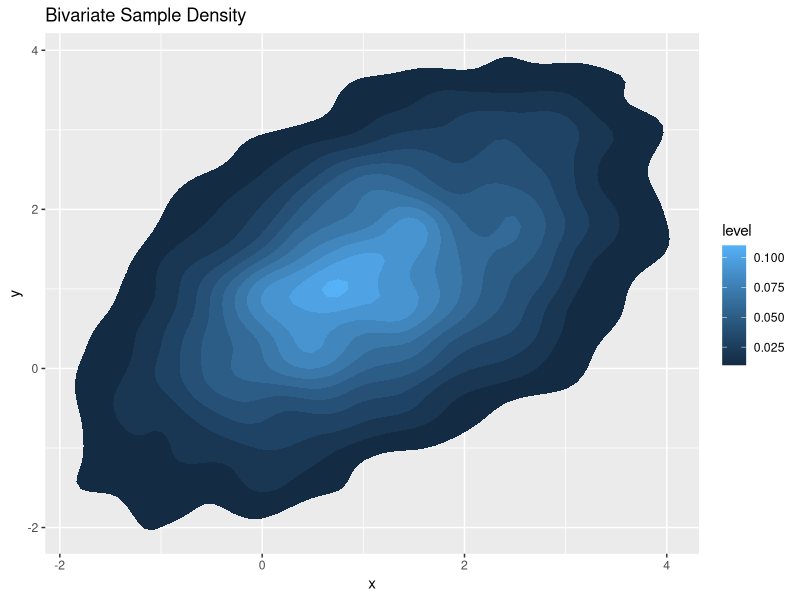
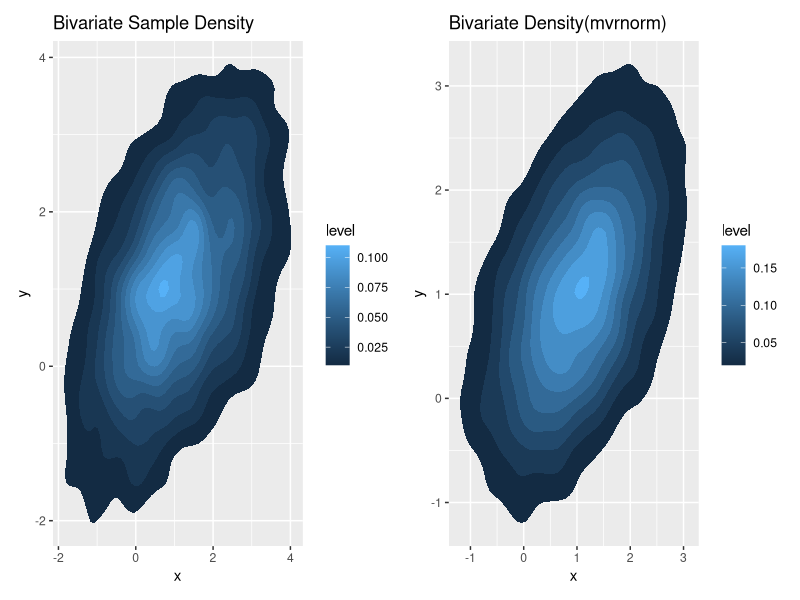
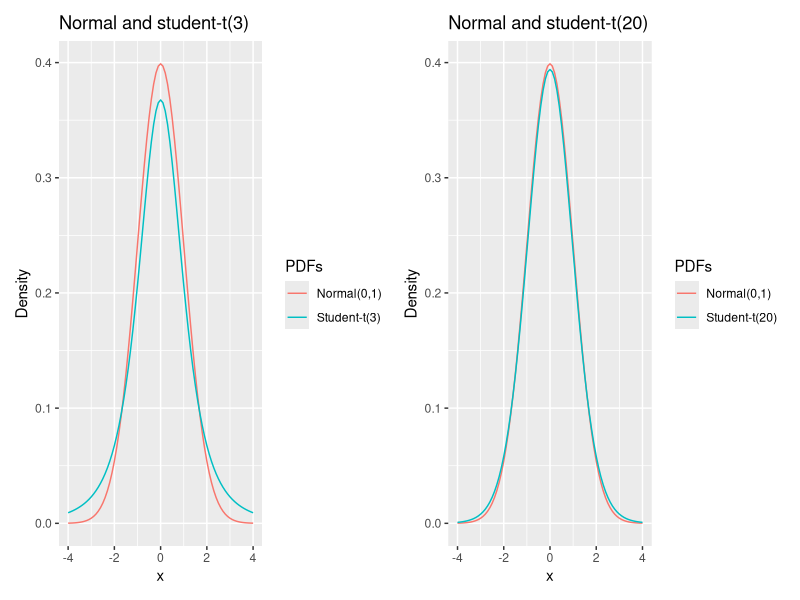
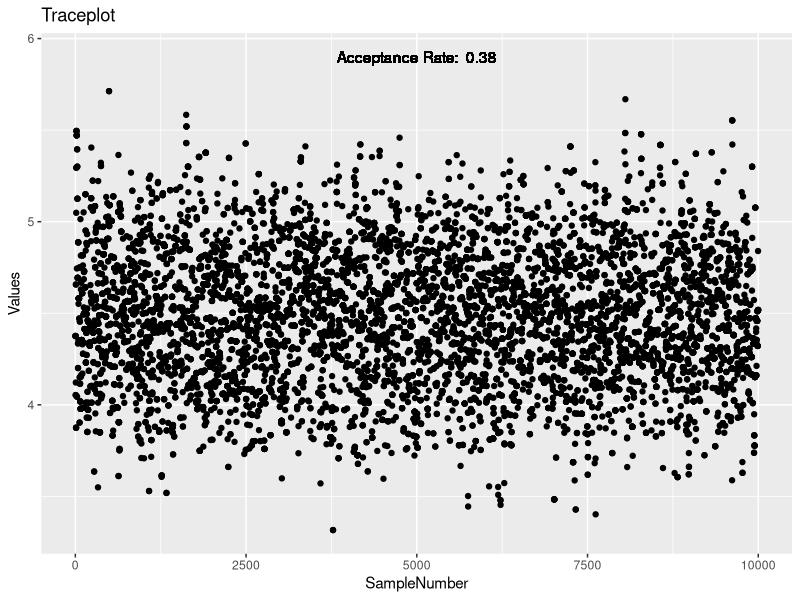
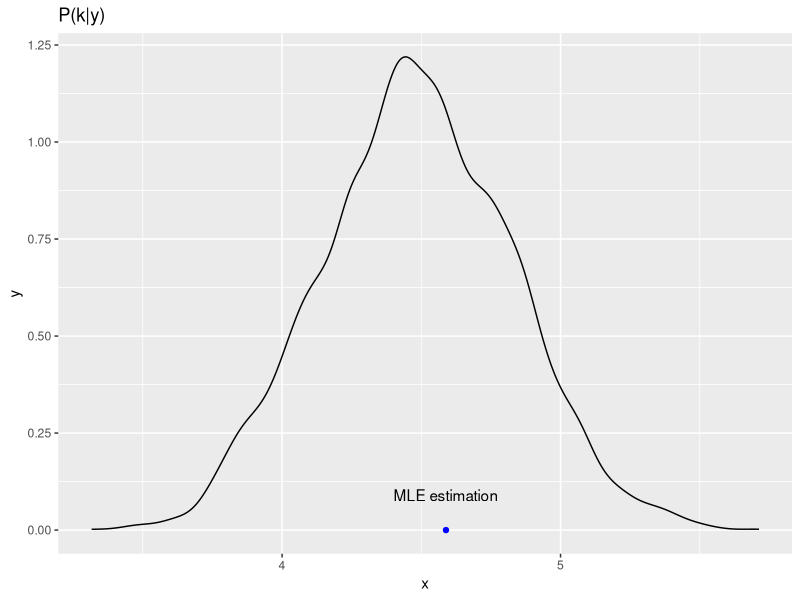
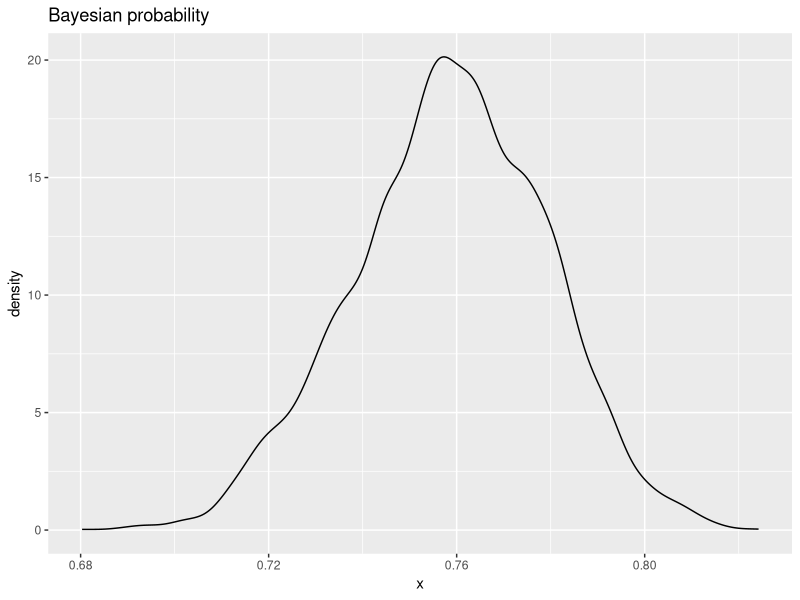
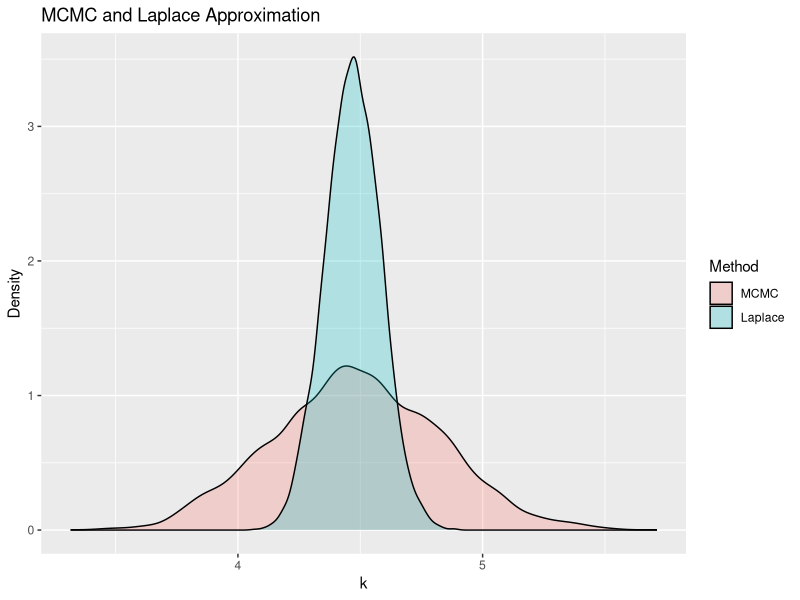

Here is the R script that generated these plots, in order:
## ---- chunk 1
library(ggplot2)
library(MASS)
library(patchwork)
library(knitr)
library(reshape2)
## ---- chunk 2
#Create the function
bivariate <- function(y1,y2) {
  mu1 <- 1
  mu2 <- 1
  r=0.5
  s1=1
  s2=1
  constant <- 1/sqrt(2*pi*sqrt(1-r^2))
  return(constant*exp(-(1/2*(1-r^2)) * (((y1-mu1)^2)/s1^2+((y2-mu2)^2)/s2^2-(2*r*(y1-mu1)*(y2-mu2))/(s1*s2))))
}

##MCMC algorithm
n <- 10100 #number of samples to draw
ys1 <- numeric(n)
ys2 <- numeric(n)
#initialize values
ys1[1] <- 0
ys2[2] <- 0
for (i in 2:n) {
  proposal1 <- ys1[i-1] + rnorm(1,0,1)
  proposal2 <- ys2[i-1] + rnorm(1,0,1)
  a <- bivariate(proposal1,proposal2)/bivariate(ys1[i-1],ys2[i-1])
  if (runif(1,0,1) < a) { # accept y with probability = a
    ys1[i] <- proposal1
    ys2[i] <- proposal2
  } else {
    ys1[i] <- ys1[i-1]
    ys2[i] <-ys2[i-1]
  }
}
ys1 <- ys1[-c(1:100)]
ys2 <- ys2[-c(1:100)]
## ---- chunk 3
#create a dataframe so we can use ggplot
data1=data.frame('x'=ys1,'y'=ys2)
#density function
p <- ggplot(data1, mapping = aes(x = x, y = y)) +
  ggtitle('Bivariate Sample Density')+ 
  stat_density_2d(aes(fill = ..level..), geom = "polygon") 
p
## ---- chunk 4
#define mean an covariance matrix
mu=c(1,1)
sigma=matrix(c(1,0.5,0.5,1),nrow = 2,ncol=2)
#simulate values
Normalvalues = mvrnorm(10000,mu,sigma)
#create dataframe in order to use ggplot
datanormal = data.frame(x=Normalvalues[,1],y=Normalvalues[,2])
#create the plot
p1 <- ggplot(datanormal, mapping = aes(x = x, y = y)) +
      ggtitle('Bivariate Density(mvrnorm)')+ 
      stat_density_2d(aes(fill = ..level..), geom = "polygon") 
p+p1
## ---- chunk 5
#create the function
dstudentt <-function(y) {
  v <- 20
  return(gamma((v+1)/2)/(sqrt(v*pi)*gamma(v/2)) *
           (1+(y^2)/v)^(-(v+1)/2))
}

#MCMC
set.seed(1)
n <- 10100 #number of samples to draw
ys <- numeric(n)
ys[1] <- 0 #initial value
for (i in 2:n) {
  y <- ys[i-1] + rnorm(1,0,1)
  a <- dstudentt(y)/dstudentt(ys[i-1])
  if (runif(1,0,1) < a) { # accept y with probability = a
    ys[i] <- y
  } else {
    ys[i] <- ys[i-1]
  }
}
ys <- ys[-c(1:100)]

#compute the variance of our sample
variance=var(ys)
#compute theoretical variance
theoretical=20/18
## ---- chunk 6
Compare = data.frame('Sample Variance'=variance,'Theoritical variance'=theoretical)
kable(Compare,row.names = FALSE)
## ---- chunk 7
dstudentt <-function(y) {
  v <- 3
  return(gamma((v+1)/2)/(sqrt(v*pi)*gamma(v/2)) *
           (1+(y^2)/v)^(-(v+1)/2))
}

n <- 10100 #number of samples to draw
ys <- numeric(n)
ys[1] <- 0 #initial value
for (i in 2:n) {
  y <- ys[i-1] + rnorm(1,0,1)
  a <- dstudentt(y)/dstudentt(ys[i-1])
  if (runif(1,0,1) < a) { # accept y with probability = a
    ys[i] <- y
  } else {
    ys[i] <- ys[i-1]
  }
}
ys <- ys[-c(1:100)]

variance = var(ys)
theoretical=3
## ---- chunk 8
Compare = data.frame('Sample Variance'=variance,'Theoritical variance'=theoretical)
kable(Compare,row.names = FALSE)
## ---- chunk 9
x=seq(-4,4,0.1)
hx=dnorm(x)
normalvalues = data.frame(x=x,'density'=hx)
hx1 = dt(x,3)
studentvalues3 = data.frame(x=x,'density'=hx1)
hx2 = dt(x,20)
studentvalues20 = data.frame(x=x,'density'=hx2)
p1=ggplot() + 
  geom_line(data = normalvalues, aes(x = x, y = density, color = "blue")) +
  geom_line(data = studentvalues3, aes(x = x, y = density,color = "red")) +
  xlab('x') +
  ylab('Density')+ggtitle('Normal and student-t(3)')+
  scale_color_discrete(name = "PDFs", labels = c("Normal(0,1)", "Student-t(3)"))
p2=ggplot() + 
  geom_line(data = normalvalues, aes(x = x, y = density, color = "blue")) +
  geom_line(data = studentvalues20, aes(x = x, y = density, color = "red")) +
  xlab('x') +
  ylab('Density')+ggtitle('Normal and student-t(20)')+
  scale_color_discrete(name = "PDFs", labels = c("Normal(0,1)", "Student-t(20)"))
p1+p2
## ---- chunk 10
y = scan("data/eventtimes.csv", sep=",")
## ---- chunk 11
#function for the log likelihood
weibullloglik <- function(k, y, lambda) {
if (k<=0 | lambda<=0){stop('Parameters must be positives')}
n <- length(y)
return(n*log(k) - k*n*log(lambda) + (k-1)*sum(log(y)) - sum( (y/lambda)^k))
}
## ---- chunk 12
#find the optimal k 
initval <- 1
optimal = optim(initval,weibullloglik,lambda=2,y=y,control = list(fnscale=-1),method = "L-BFGS-B",lower = 0)
bestk=optimal$par
## ---- chunk 13
prob = pweibull(1.5, shape = bestk, scale = 2, lower.tail = FALSE, log.p = FALSE)
## ---- chunk 14
#gamma probability function
gammadist <- function(k,theta,x){
  return(1/(gamma(k)*theta^k)*x^(k-1)*exp(-x/theta))
}

#log posterior
logposterior <- function(k,y,lambda) {
  if(k<=0|lambda<=0){stop('Parameters must be positives')}
  return(log(gammadist(1,1,k))+weibullloglik(k,y,2))
}
## ---- chunk 15
#log posterior
logposterior <- function(k,y,lambda) {
  if(k<=0|lambda<=0){return(-Inf)}
  return(log(gammadist(1,1,k))+weibullloglik(k,y,2))
}
## ---- chunk 16
numAccepted <- 0
n <- 10100 #number of samples to draw
ks <- numeric(n)
ks[1] <- 4 #initial value
for (i in 2:n) {
  proposal <- ks[i-1] + rnorm(1,0,1)
  a <- min(1,exp(logposterior(proposal,y,2)-logposterior(ks[i-1],y,2)))
  if (runif(1,0,1) < a) { # accept y with probability = a
    ks[i] <- proposal
    numAccepted <- numAccepted + 1 # compute the acceptance rate
  } else {
    ks[i] <- ks[i-1]
  }}
acceptanceRate <- numAccepted/n
ks <- ks[-c(1:100)]
mean=mean(ks)
median=median(ks)
std=sd(ks)
## ---- chunk 17
STATS=data.frame('Mean'=mean,'Median'=median,'Standard deviation'=std,'MLE estimation'=bestk)
kable(STATS)
## ---- chunk 18
SampleNumber = c(1:length(ks))
traceplot = data.frame("Values" = ks,'SampleNumber'=SampleNumber)
ggplot(traceplot,aes(x=SampleNumber,y=Values))+
geom_point()+ggtitle('Traceplot')+ 
geom_text(aes(5000, 5.9, label=paste("Acceptance Rate: ",round(acceptanceRate,2) )))
## ---- chunk 19
values = data.frame(x=ks)
ggplot(values,aes(x))+geom_density()+ggtitle('P(k|y)')+
  annotate("point", x = bestk, y = 0, colour = "blue")+
  annotate("text", x = bestk, y = 0.09, label = "MLE estimation")
## ---- chunk 20
i=1
probs=numeric(length(ks))
for (k in ks){
  probs[i]=pweibull(1.5, shape = k, scale = 2, lower.tail = FALSE, log.p = FALSE)
  i=i+1
}
mean = mean(probs)
std = sd(probs)
## ---- chunk 21
bayesian = data.frame('Bayesian probability' = mean,'Standard Deviation' = std)
kable(bayesian)
## ---- chunk 22
values = data.frame(x=probs)
ggplot(values,aes(x))+geom_density()+ggtitle('Bayesian probability')
## ---- chunk 23
n <- 10000 #number of samples to draw
maxks=optim(4,logposterior,lambda = 2,y=y,control=list(fnscale=-1),method="L-BFGS-B",lower=0,hessian = TRUE)
#mean of the Normal distribution
kbest=maxks$par
#standard deviation of the Normal distribution
sigma=-1/maxks$hessian
#sample 10000 values
laplacevalues=rnorm(10000,kbest,sigma)
mean=mean(laplacevalues)
std=sd(laplacevalues)
## ---- chunk 24
laplacedataframe=data.frame('mean'=mean,'std'=std)
kable(laplacedataframe)
## ---- chunk 25
densityvalues = data.frame('MCMC'=ks,'Laplace'=laplacevalues)
data = melt(densityvalues)
names(data)[names(data) == "variable"] <- "Method"
## ---- chunk 26
ggplot(data,aes(x=value, fill=Method)) + geom_density(alpha=0.25)+
  xlab('k')+
  ylab('Density')+
  ggtitle('MCMC and Laplace Approximation')
